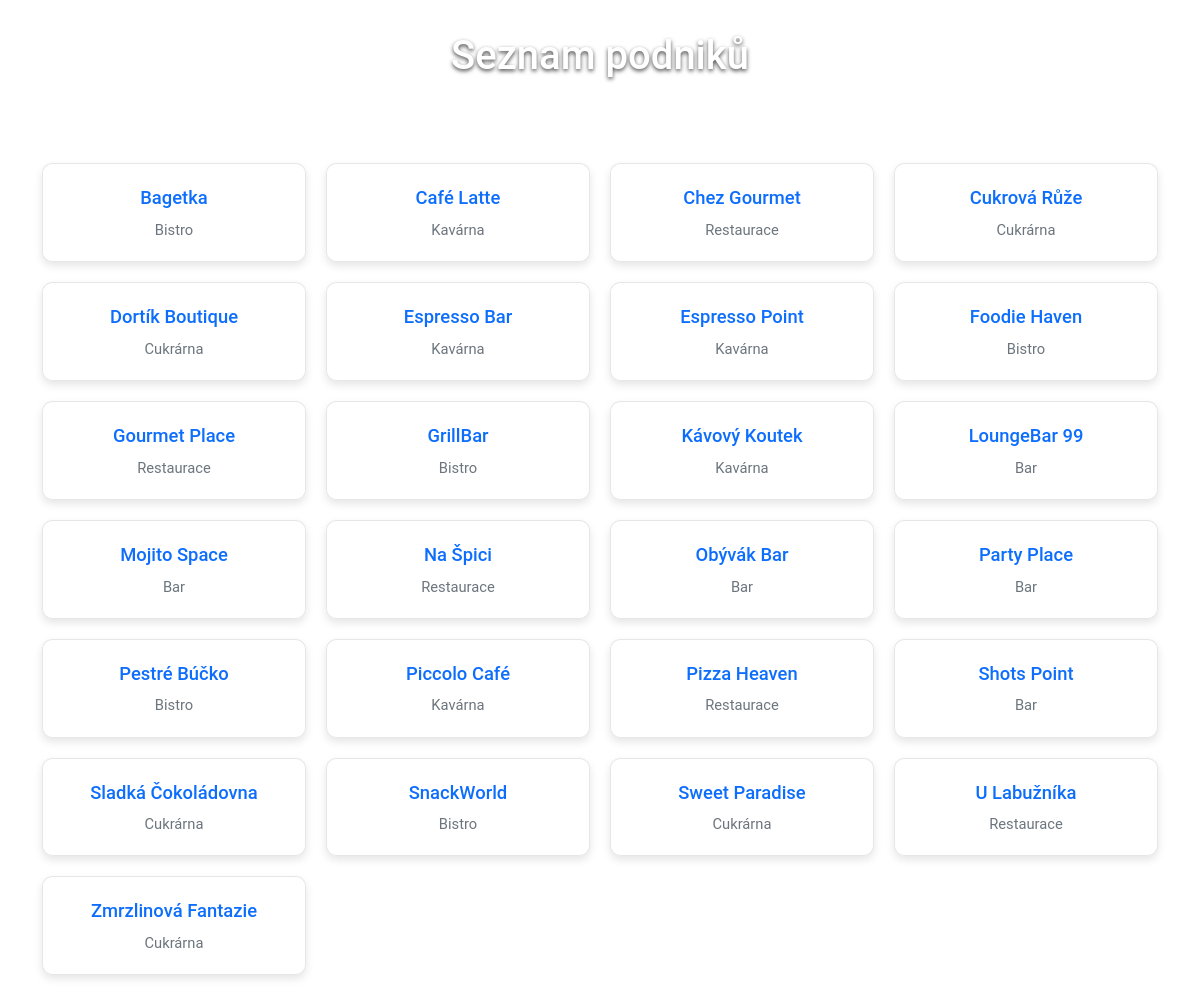
The app's page /business/ with its own data.
### main/models.py (models this page shows, shortened)
class Business(models.Model):
    name = models.CharField(max_length=255)
    address = models.CharField(max_length=255)
    category = models.ForeignKey(
        Category, on_delete=models.CASCADE, related_name='businesses'
    )
    description = models.TextField(blank=True)
    owner = models.ForeignKey(User, on_delete=models.CASCADE)
    products = models.ManyToManyField(Product, related_name='businesses', blank=True)
    signature_product = models.ForeignKey(
        Product,
        on_delete=models.SET_NULL,
        null=True,
        blank=True,
        related_name='signature_for_business',
    )
    image = models.ImageField(
        upload_to='business_images/', blank=True, null=True
    )
    video = models.FileField(
        upload_to='business_videos/', blank=True, null=True
    )
    class Meta:
        verbose_name = "Business"
        verbose_name_plural = "Businesses"

class Category(models.Model):
    name = models.CharField(max_length=100, unique=True)
    description = models.TextField(null=True, blank=True)

### main/views.py (the view)
# urls.py: path('business/', views.business_list, name='business_list'),
def business_list(request):
    businesses = Business.objects.all().order_by('name')
    return render(request, 'business_list.html', {'businesses': businesses})

### main/templates/business_list.html (shortened to what this page needs)
<!DOCTYPE html>
<html lang="cs">
<head>
    {% load static %}
    <link href="https://cdn.jsdelivr.net/npm/bootstrap@5.3.1/dist/css/bootstrap.min.css" rel="stylesheet">
</head>
<body>
    <div class="container">
        <h1>Seznam podniků</h1>
        <div class="top-actions">
            <a href="javascript:history.back()" class="back-link">Zpět</a>
        </div>
        {% if businesses %}
        <ul class="business-list">
            {% for business in businesses %}
            <li>
                <a class="card-link" href="{% url 'business_detail' business.id %}">
                    <div class="business-item">
                        <div class="title">{{ business.name }}</div>
                        <div class="business-category">{{ business.category.name }}</div>
                    </div>
                </a>
            </li>
            {% endfor %}
        </ul>
        {% else %}
        <p class="text-center text-secondary fs-5">Žádné podniky nebyly nalezeny.</p>
        {% endif %}
    </div>
</body>
</html>

### records on screen
Business: name "Bagetka", category.name "Bistro"
Business: name "Café Latte", category.name "Kavárna"
Business: name "Chez Gourmet", category.name "Restaurace"
Business: name "Cukrová Růže", category.name "Cukrárna"
Business: name "Dortík Boutique", category.name "Cukrárna"
Business: name "Espresso Bar", category.name "Kavárna"
Business: name "Espresso Point", category.name "Kavárna"
Business: name "Foodie Haven", category.name "Bistro"
Business: name "Gourmet Place", category.name "Restaurace"
Business: name "GrillBar", category.name "Bistro"
Business: name "Kávový Koutek", category.name "Kavárna"
Business: name "LoungeBar 99", category.name "Bar"
Business: name "Mojito Space", category.name "Bar"
Business: name "Na Špici", category.name "Restaurace"
Business: name "Obývák Bar", category.name "Bar"
Business: name "Party Place", category.name "Bar"
Business: name "Pestré Búčko", category.name "Bistro"
Business: name "Piccolo Café", category.name "Kavárna"
Business: name "Pizza Heaven", category.name "Restaurace"
Business: name "Shots Point", category.name "Bar"
Business: name "Sladká Čokoládovna", category.name "Cukrárna"
Business: name "SnackWorld", category.name "Bistro"
Business: name "Sweet Paradise", category.name "Cukrárna"
Business: name "U Labužníka", category.name "Restaurace"
Business: name "Zmrzlinová Fantazie", category.name "Cukrárna"
